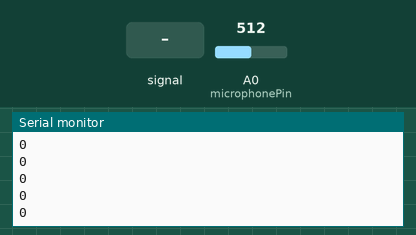
Simulated run of this sketch. Board: Arduino Uno, built with avr-gcc and run on an emulated ATmega328P. On the bench: the last lines printed to the serial monitor. The test bench sets the inputs (shaded band); at power-on: A0 (microphonePin) = 512.

Above: at 1.2 s.
1.3 s: A0 (microphonePin) fed a 200 Hz sine of ±81 counts around its level
At 1.4 s:
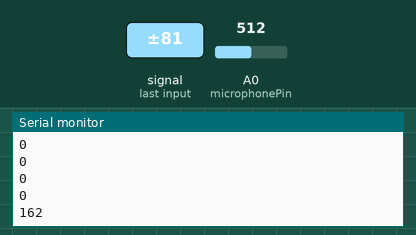
2.8 s: A0 (microphonePin) set to 716
At 2.9 s:
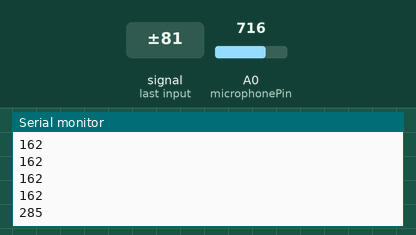
4.3 s: A0 (microphonePin) fed a 1000 Hz sine of ±255 counts around its level
At 4.4 s:
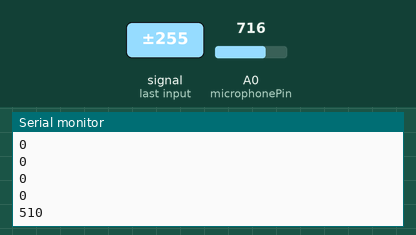
5.8 s: A0 (microphonePin) set to 900
At 5.9 s:
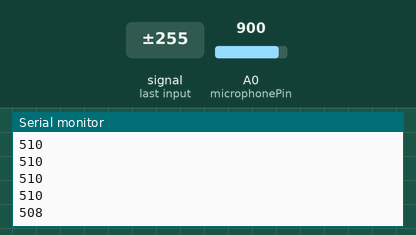
Timing chart, 0 to 8.3 s (numbered marks = the images above; inputs shaded):
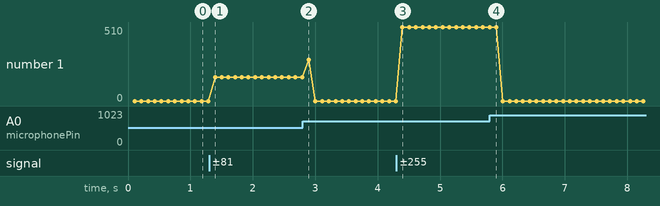

The sketch:

mic_read.ino
```cpp
const int microphonePin = A0;

void setup() {
  Serial.begin(9600);
}

void loop() {
  int mn = 1024;
  int mx = 0;

  for (int i = 0; i < 1000; ++i) {

    int val = analogRead(microphonePin);

    mn = min(mn, val);
    mx = max(mx, val);
  }

  int delta = mx - mn;

  //Serial.print("Min=");
  //Serial.print(mn);
  //Serial.print(" Max=");
  //Serial.print(mx);
  //Serial.print(" Delta=");
  Serial.println(delta);
}
```

Measured:
- after the input at 1.3 s, the serial monitor: prints a new line after 0.09 s (image 1)
- after the input at 2.8 s, the serial monitor: prints a new line after 0.10 s (image 2)
- after the input at 4.3 s, the serial monitor: prints a new line after 0.10 s (image 3)
- after the input at 5.8 s, the serial monitor: prints a new line after 0.10 s (image 4)
- plotted number 1: 0 → 162 after the input at 1.3 s, 0 → 510 after the input at 4.3 s
